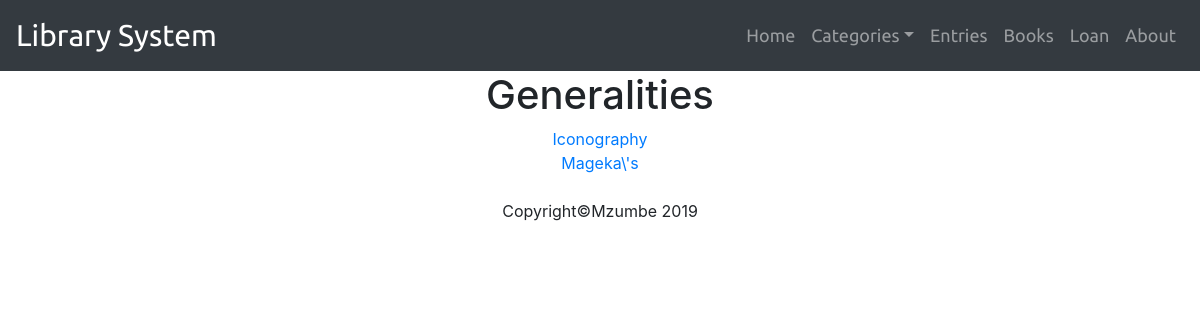
/cat-generalities.php, run on an earlier commit of the app's database.
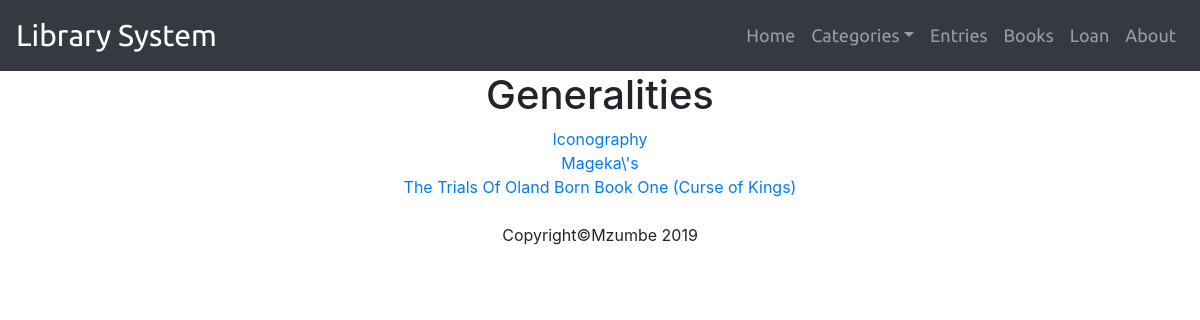
And on a later commit of the database.
### tables this page shows
CREATE TABLE `entries` (
  `id` int(11) NOT NULL,
  `ent_title` varchar(256) DEFAULT NULL,
  `ent_category` varchar(45) DEFAULT NULL,
  `ent_index_no` int(11) NOT NULL,
  `ent_author` varchar(23) NOT NULL,
  `d_o_e` date NOT NULL,
  `blurb` varchar(256) NOT NULL
);

### cat-generalities.php (the view, shortened to what this page needs)
<?php
	include_once "includes/header.php";
	include_once "includes/dbh.inc.php";
?>
<h1 class="text-center">Generalities</h1>
<?php
	$sql = "select * from entries WHERE ent_category='Generalities'";
	$result = mysqli_query($conn, $sql);
	$resultCheck = mysqli_num_rows($result);
	if ($resultCheck > 0){
		while ($row = mysqli_fetch_assoc($result)){
			echo "<a href='#'><center>".$row['ent_title']."</center></a>";
		}
	}
?>
<?php
	include_once "includes/footer.php";
?>

What changed in the data, as far as the page shows it:
added entries: ent_title "The Trials Of Oland Born Book One (Curse of Kings)"
